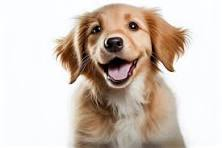
#> input picture foto/dog.jpeg, 222 x 148 px
$ python 'teste 2.py'
#> lines starting #> are read from the running program, lines starting #| are printed output that depends on the picture; after the words box and inside, x2 and y2 are one past the last pixel; in counts of white or black regions, pixels touching at a corner belong together
from PIL import Image
import numpy as np
import matplotlib.pyplot as plt

RADIUS = 30

"""
Cria mascara de circuferencia com raio = 30
"""
def get_mask(img, fshift):
    rows, cols = img.shape
    crow, ccol = rows/2 , cols/2

    n = len(fshift)
    y, x = np.ogrid[-crow:n-crow, -ccol:n-ccol]
    mask = x*x + y*y <= RADIUS*RADIUS
    return mask

def inverse_transform(masked_img):
    f_ishift = np.fft.ifftshift(masked_img)
    filtered_img = np.fft.ifft2(f_ishift)
    filtered_img = np.abs(filtered_img)
    return filtered_img

def show_results(filtered_img, magnitude_spectrum):
    plt.subplot(121), plt.imshow(filtered_img, cmap='gray')
    plt.title('Input Image'), plt.xticks([]), plt.yticks([])
    plt.subplot(122), plt.imshow(magnitude_spectrum, cmap='gray')
    plt.title('Magnitude Spectrum'), plt.xticks([]), plt.yticks([])
    plt.show()


def start(filename):
    # Carregar a imagem usando PIL
#> called with filename = 'foto/dog.jpeg'
    img = Image.open(filename)
#> img is the input picture: PIL image 222x148 RGB; mean R, G, B 210.2, 197.1, 187.2
    img = np.array(img.convert('L'))
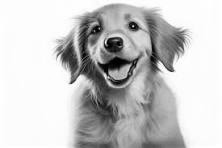
#> img: shape (148, 222); min 0, max 255, mean 200

    # CONVERTE PARA DOMINIO DA FREQUENCIA
    f = np.fft.fft2(img)
    fshift = np.fft.fftshift(f)

    # PROCESSAMENTO NO DOMINIO DA FREQUENCIA
    mask = get_mask(img, fshift)
#> in get_mask, `n = len(fshift)`: n = 148
#> in get_mask, `y, x = np.ogrid[-crow:n-crow, -ccol:n-ccol]`: y = 148 values from -74 to 73
#> in get_mask, `mask = x*x + y*y <= RADIUS*RADIUS`:
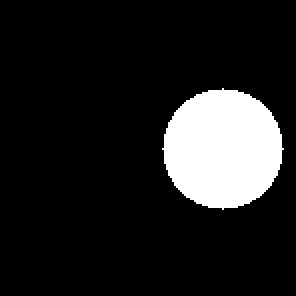
#> mask: shape (148, 148) bool (shown 2 times larger); 12.9% white; 1 white region, box (x1, y1, x2, y2) and area: (81, 44, 142, 105) 2821
    mask_resized = np.resize(mask, fshift.shape)
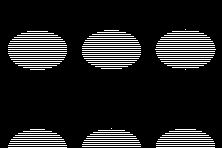
#> mask_resized: shape (148, 222) bool; 12.8% white in thin lines or dots, all inside (x1, y1, x2, y2) = (8, 29, 216, 148)
    masked_img = fshift * mask_resized

    # RETORNA AO DOMINIO ESPACIAL
    filtered_img = inverse_transform(masked_img)
#> in inverse_transform, `filtered_img = np.abs(filtered_img)`:
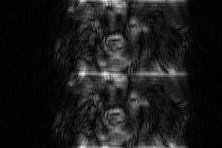
#> filtered_img: shape (148, 222) float64; min 0.00497, max 60.12, mean 6.4; drawn with min black and max white
    magnitude_spectrum = 100 * np.log(1 + np.abs(masked_img))
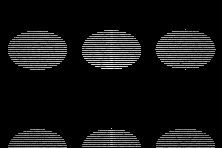
#> magnitude_spectrum: shape (148, 222) float64; min 0, max 1132.9, mean 89.6; drawn with min black and max white

    show_results(filtered_img, magnitude_spectrum)


filename = "foto/dog.jpeg"
start(filename)
